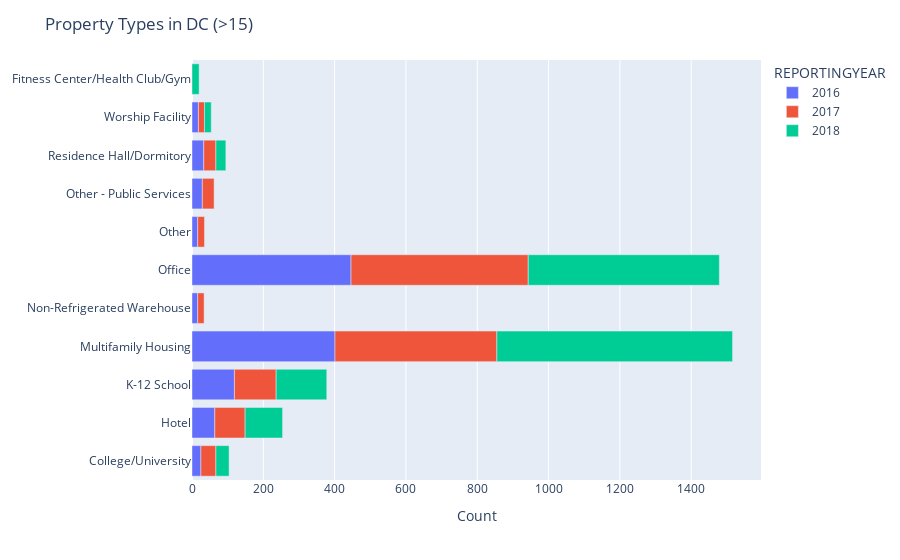

The code cell stored with this chart in its notebook:
### Code cell
building_types = df['PRIMARYPROPERTYTYPE_SELFSELECT'].unique()
print(f"There are {len(building_types)} building types")

vars = ['PRIMARYPROPERTYTYPE_SELFSELECT', 'REPORTINGYEAR', 'SITEEUI_KBTU_FT']
group_by = ['PRIMARYPROPERTYTYPE_SELFSELECT', 'REPORTINGYEAR' ]
rename = {"SITEEUI_KBTU_FT": "Count"}
sort_by = ['PRIMARYPROPERTYTYPE_SELFSELECT']
data_to_plot = df[vars].groupby(group_by).count().reset_index().rename(columns=rename)
# only show where count > n
data_to_plot = data_to_plot[data_to_plot['Count'] > 15].sort_values(by=sort_by)
data_to_plot['REPORTINGYEAR'] = data_to_plot['REPORTINGYEAR'].apply(str)

# Save off the mostly reported building
common_building_types = data_to_plot['PRIMARYPROPERTYTYPE_SELFSELECT'].unique()

fig = px.bar(data_to_plot, x="Count",
             y='PRIMARYPROPERTYTYPE_SELFSELECT',
             color='REPORTINGYEAR',
             orientation='h',
)
fig.update_layout(
    title='Property Types in DC (>15)',
    yaxis=None,
)
fig.show()
fig.write_image(f"{output_dir}/building_types.png")

### Figure 1 — Plotly figure (JSON) as saved in the notebook; plotly's stock layout.template omitted (floating-point values rounded to 4 significant figures)
{"data": [{"alignmentgroup": "True", "hoverlabel": {"namelength": 0}, "hovertemplate": "REPORTINGYEAR=2016<br>Count=%{x}<br>PRIMARYPROPERTYTYPE_SELFSELECT=%{y}", "legendgroup": "2016", "marker": {"color": "#636efa"}, "name": "2016", "offsetgroup": "2016", "orientation": "h", "showlegend": true, "textposition": "auto", "type": "bar", "x": [25, 64, 119, 401, 16, 446, 16, 29, 33, 18], "xaxis": "x", "y": ["College/University", "Hotel", "K-12 School", "Multifamily Housing", "Non-Refrigerated Warehouse", "Office", "Other", "Other - Public Services", "Residence Hall/Dormitory", "Worship Facility"], "yaxis": "y"}, {"alignmentgroup": "True", "hoverlabel": {"namelength": 0}, "hovertemplate": "REPORTINGYEAR=2017<br>Count=%{x}<br>PRIMARYPROPERTYTYPE_SELFSELECT=%{y}", "legendgroup": "2017", "marker": {"color": "#EF553B"}, "name": "2017", "offsetgroup": "2017", "orientation": "h", "showlegend": true, "textposition": "auto", "type": "bar", "x": [42, 85, 117, 454, 18, 497, 19, 33, 34, 17], "xaxis": "x", "y": ["College/University", "Hotel", "K-12 School", "Multifamily Housing", "Non-Refrigerated Warehouse", "Office", "Other", "Other - Public Services", "Residence Hall/Dormitory", "Worship Facility"], "yaxis": "y"}, {"alignmentgroup": "True", "hoverlabel": {"namelength": 0}, "hovertemplate": "REPORTINGYEAR=2018<br>Count=%{x}<br>PRIMARYPROPERTYTYPE_SELFSELECT=%{y}", "legendgroup": "2018", "marker": {"color": "#00cc96"}, "name": "2018", "offsetgroup": "2018", "orientation": "h", "showlegend": true, "textposition": "auto", "type": "bar", "x": [37, 20, 105, 142, 661, 536, 28, 19], "xaxis": "x", "y": ["College/University", "Fitness Center/Health Club/Gym", "Hotel", "K-12 School", "Multifamily Housing", "Office", "Residence Hall/Dormitory", "Worship Facility"], "yaxis": "y"}], "layout": {"barmode": "relative", "legend": {"title": {"text": "REPORTINGYEAR"}, "tracegroupgap": 0}, "margin": {"t": 60}, "title": {"text": "Property Types in DC (>15)"}, "xaxis": {"anchor": "y", "domain": [0.0, 1.0], "title": {"text": "Count"}}, "yaxis": {}}}
